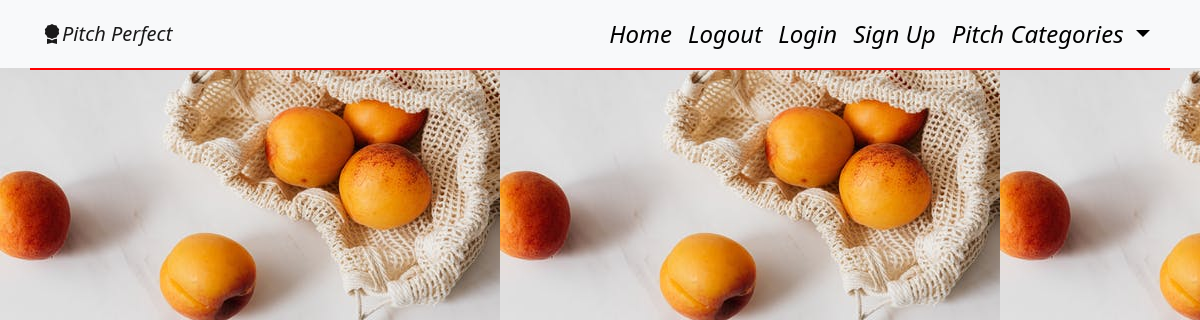
Page /pitches/love (signed in) on the earlier database version.
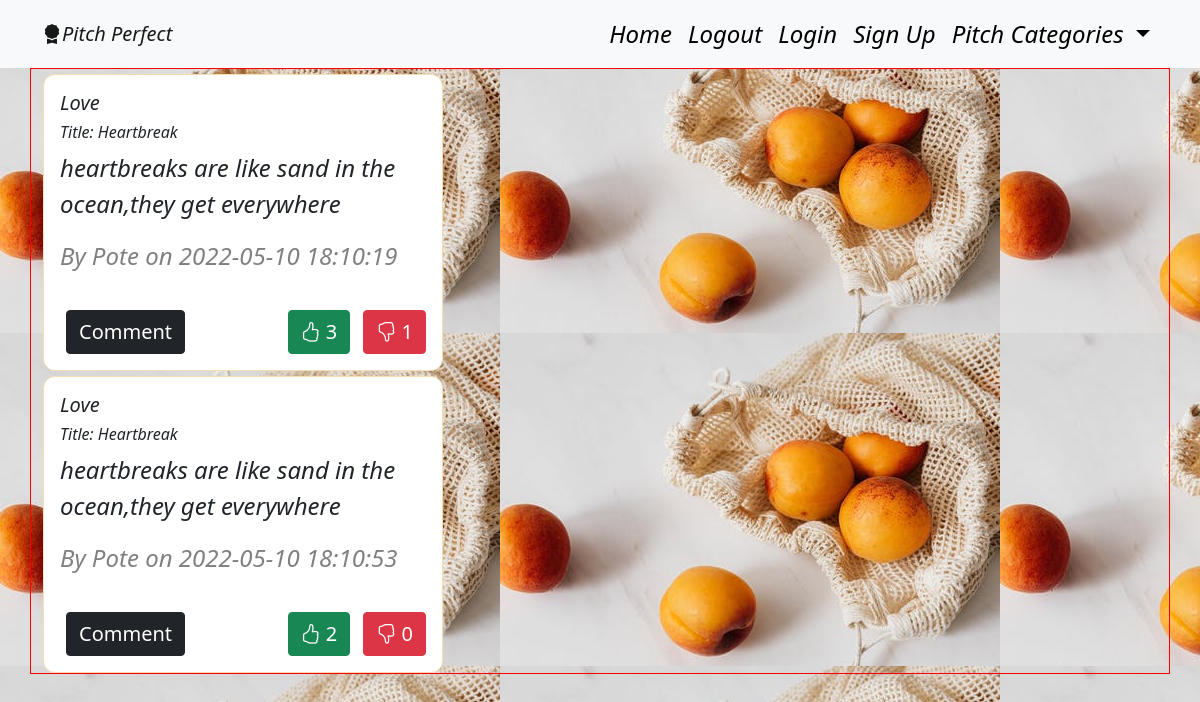
Same page on the later database version.
### app/models.py (models this page shows)
class Pitch(db.Model):
    __table_name__ = 'pitches'
    id = db.Column(db.Integer, primary_key=True)
    title = db.Column(db.String(255), nullable=False)
    category = db.Column(db.String(255), nullable=False)
    content = db.Column(db.String(255), nullable=False)
    user_id = db.Column(db.Integer, db.ForeignKey('user.id'))
    comment = db.relationship('Comment', backref='pitch', lazy='dynamic')
    upvotes = db.relationship('UpVote', backref='pitch', lazy='dynamic')
    downvotes = db.relationship('DownVote', backref='pitch', lazy='dynamic')
    date = db.Column(db.DateTime(timezone=True), default=func.now())

class User(db.Model, UserMixin):
    id = db.Column(db.Integer, primary_key=True)
    username = db.Column(db.String(255))
    email = db.Column(db.String(255), unique=True)
    password = db.Column(db.String(255))
    pitches = db.relationship('Pitch', backref='user', lazy='dynamic')

### app/main/views.py (the view)
@main.route('/pitches/love')
@login_required
def love():
    love = Pitch.query.filter_by(category='Love').all()
    return render_template('love.html',love=love)

### app/__init__.py (called while the page is built)
def create_app(config_name):  # a method to instantiate our App
    app = Flask(__name__)
    app.config['SECRET_KEY'] = 'SECRET'
    app.config['SQLALCHEMY_DATABASE_URI'] = f'sqlite:///{DB_NAME}'
    db.init_app(app)  # initialise our db
    mail.init_app(app) # initialize our mail
    login_manager = LoginManager()
    login_manager.login_view = 'auth.login'
    login_manager.init_app(app)
    bootstrap = Bootstrap(app)
    @login_manager.user_loader
    def load_user(user_id):
        return User.query.get(int(user_id))
    app.config.from_object(config_options[config_name])
    from .main import main as main_blueprint
    from .auth import auth as auth_blueprint
    app.register_blueprint(main_blueprint)
    app.register_blueprint(auth_blueprint, url_prefix='/')
    from .models import User, Pitch
    create_database(app)
    return app

### app/templates/love.html
{% extends 'base.html'%}
{% from 'display_pitch_macro.html' import display_pitches%}
{% block content %}
<div>{{ display_pitches(love) }}</div>
{% endblock %}

### app/templates/display_pitch_macro.html
{% extends 'base.html' %}
{% macro display_pitches(pitches) %}
<div class="container pitch">
    <div class="row">
        <div class="col-md-4">
           {% if pitches %}
          {% for pitch in pitches %}
           <div class="card pitchCard" style="width: 25rem;">
                <div class="card-body">
                    <h5 class="card-title pitch-category">{{pitch.category}}</h5>
                    <h6>Title: {{pitch.title}}</h6>
                    <p>{{pitch.content}}</p>
                    <p class="author">By {{pitch.user.username.title()}} on {{pitch.date}}</p>
                    <div class="footer">
                        <div class="comments">
                            <a href="/comment/{{pitch.id}}"><button class="btn btn-dark">Comment</button></a>
                        </div>
                        <div class="votes">
                            <div class="upvote">
                            <a href="/like/{{pitch.id}}"><button class="btn btn-success"><i class="bi bi-hand-thumbs-up"></i> {{pitch.upvotes.count()}}</button></a>
                        </div>
                        <div class="downvote">
                            <a href="/dislike/{{pitch.id}}"><button class="btn btn-danger"><i class="bi bi-hand-thumbs-down"></i> {{pitch.downvotes.count()}}</button></a>
                        </div>
                        </div>
                    </div>
                </div>
           </div>
          {% endfor %}
         {% endif %}
        </div>
    </div>
</div>
{% endmacro %}

Differences in the rows shown:
added Pitch: category "Love", title "Heartbreak", content "heartbreaks are like sand in the ocean,they get everywhere", user.username "Pote", date "2022-05-10 18:10:19", upvotes.count "3", downvotes.count "1"
added Pitch: category "Love", title "Heartbreak", content "heartbreaks are like sand in the ocean,they get everywhere", user.username "Pote", date "2022-05-10 18:10:53", upvotes.count "2", downvotes.count "0"
